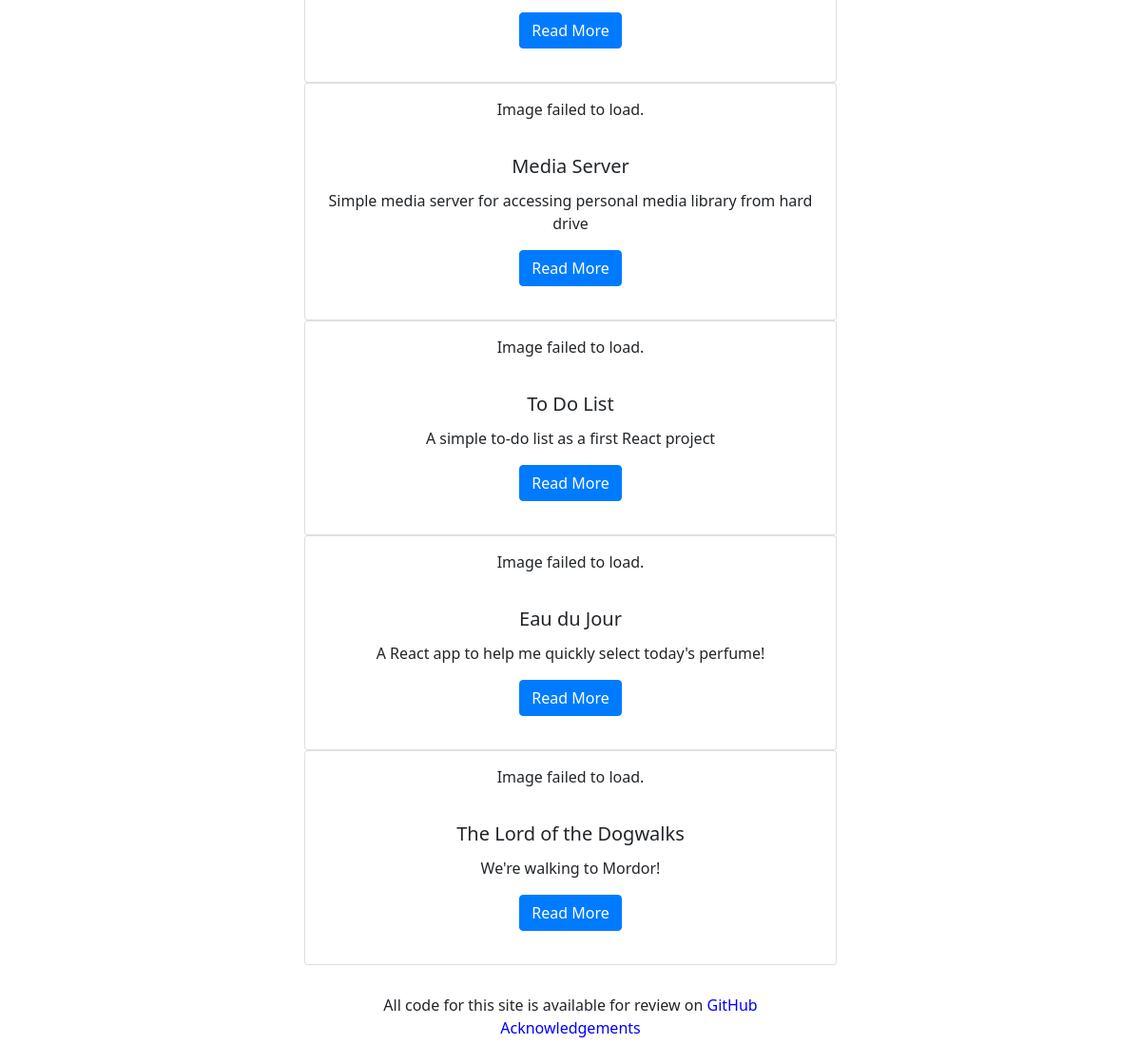
The page /projectGallery/ (lower part) on the database as committed earlier.
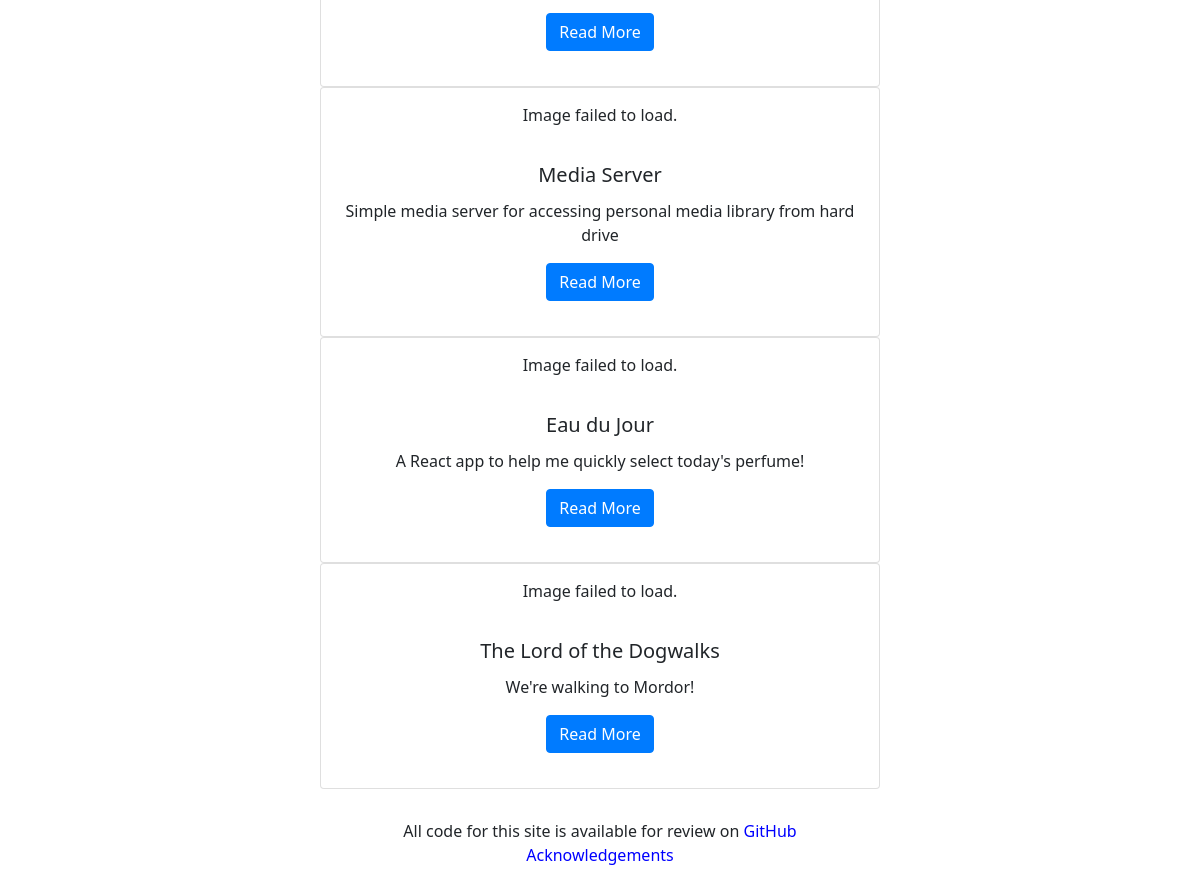
The same page on the database as committed later.
### projectGallery/models.py (models this page shows)
class Project(models.Model):
    title = models.CharField(max_length=100)
    summary = models.CharField(max_length=100)
    description = models.TextField(blank=True, null=True)
    technology = models.CharField(max_length=20, blank=True, null=True)
    image = models.ImageField(upload_to="projectGallery/uploads/", blank=True, null=True)
    url = models.CharField(max_length=100, blank=True, null=True)

### projectGallery/views.py (the view)
# urls.py: path("", views.project_index, name="project_index"),
def project_index(request):
    projects = Project.objects.all()
    context = {"breakpoints": settings.IMAGE_BREAKPOINTS, "projects": projects}
    return render(request, "project_index.html", context)

### projectGallery/templates/project_index.html (shortened to what this page needs)
{% extends "project_base.html" %}
{% load thumbnail %}
{% block page_content %}
<div class="normal project-gallery">
{% for project in projects %}
  <div class="project-card">
    {% if project.image %}
      {% thumbnail project.image '768' as im %}
        {% if im and im.url and im.x %}
          <img
            src="{{ im.url }}"
            srcset="
              {% for size in breakpoints %}
                {% thumbnail project.image size as thumb %}
                  {% if thumb and thumb.url and thumb.x %}
                    {{ thumb.url }} {{ thumb.x }}w,
                  {% endif %}
                {% endthumbnail %}
              {% endfor %}
            "
            class="card-img-top"
            alt="{{ project.title }}" width="30%"
          />
        {% else %}
          <p>Image failed to load.</p>
        {% endif %}
      {% endthumbnail %}
    {% else %}
      <p>No image available</p>
    {% endif %}
    <div class="card-body">
      <h5 class="card-title">{{ project.title }}</h5>
      <p class="card-text">{{ project.summary }}</p>
      <a href="{% url 'project_detail' project.pk %}" class="btn btn-primary">
        Read More
        <span class="fullCardLink"></span>
      </a>
    </div>
  </div>
{% endfor %}
</div>
<div class="normal" style="text-align:center">
	All code for this site is available for review on <a href="https://github.com/vgmiller/DjangoApps">GitHub</a><br/>
	<a href="{% url 'project_acknowledgements' %}">Acknowledgements</a><br/>
</div>
{% endblock %}

Rows that differ between the two databases and show on the page:
removed Project: shows "Image failed to load.", title "To Do List", summary "A simple to-do list as a first React project"
